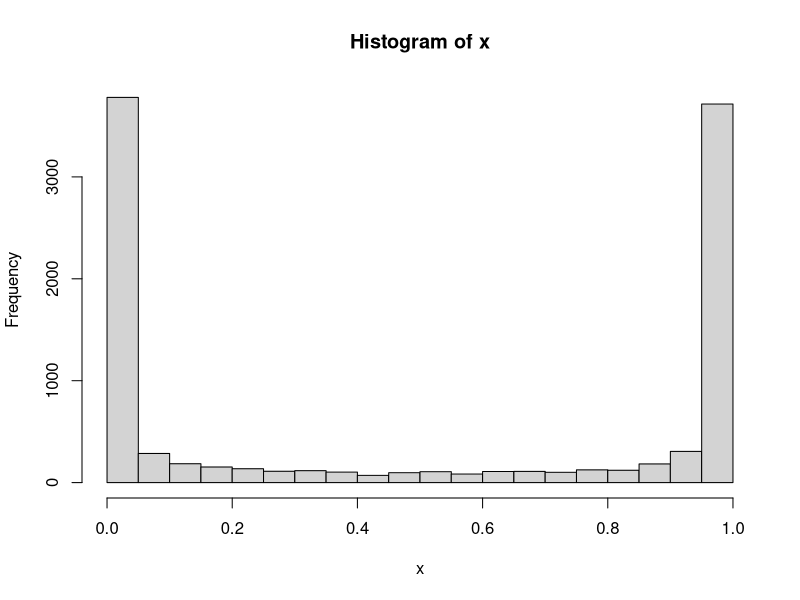
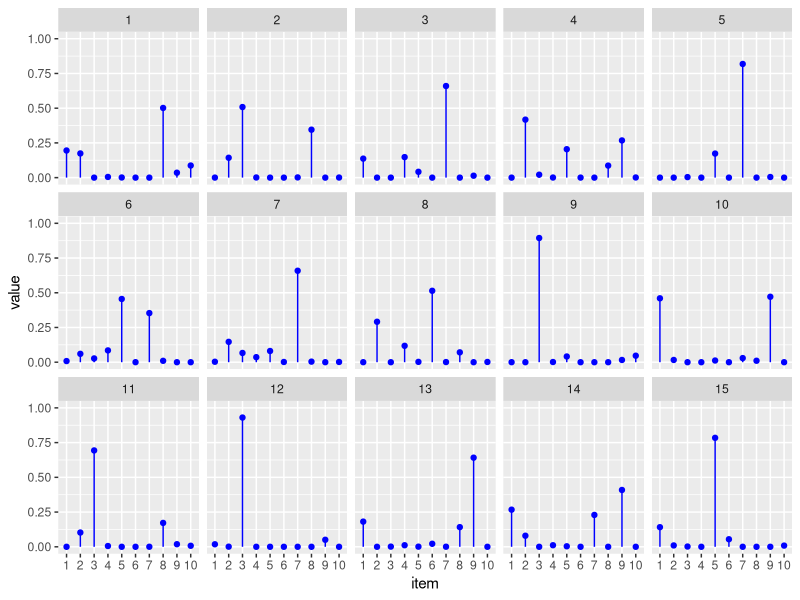

The R script that drew these images, in order:
# Multinomial Distribution {{{
rmultinom( 9, 2, rep(1,6) )

dmultinom( c(1,0,0,0,0,1), prob=rep(1,6) )

rbinom( 100, 1, 0.5)

rbinom( 1, 10, 0.5)
# }}}

# Beta distribution {{{

x <- rbeta( 10000, 0.1, 0.1)
hist(x) 


# }}}

# Dirichlet distribution {{{
library(MCMCpack)
library(ggplot2)

alpha <- .1
draws <- 15
dimen <- 10
x <- rdirichlet(draws, rep(alpha, dimen))
dat <- data.frame(item=factor(rep(1:10,15)), 
                  draw=factor(rep(1:15,each=10)), 
                  value=as.vector(t(x)))
ggplot(dat,aes(x=item,y=value,ymin=0,ymax=value)) + 
               geom_point(colour=I("blue"))       + 
               geom_linerange(colour=I("blue"))   + 
               facet_wrap(~draw,ncol=5)           + 
               scale_y_continuous(lim=c(0,1))     

d <- 3
n <- 10 
pre.x <- matrix(rexp(n*d),n)
x <- pre.x / rowSums(pre.x)
x 
# }}}
